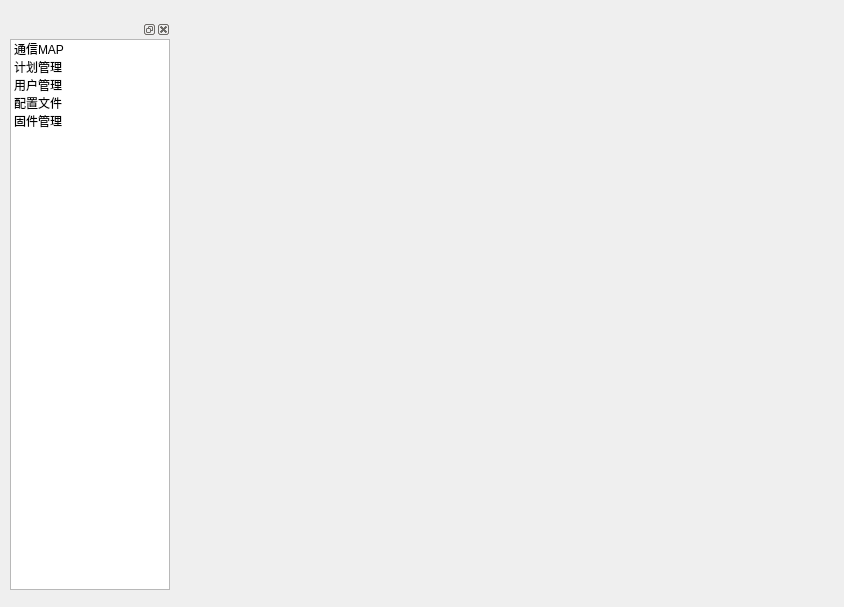
<?xml version="1.0" encoding="UTF-8"?>
<ui version="4.0">
 <class>browser_</class>
 <widget class="QWidget" name="browser_">
  <property name="geometry">
   <rect>
    <x>0</x>
    <y>0</y>
    <width>844</width>
    <height>607</height>
   </rect>
  </property>
  <property name="windowTitle">
   <string>Browser</string>
  </property>
  <widget class="QWidget" name="horizontalLayoutWidget">
   <property name="geometry">
    <rect>
     <x>180</x>
     <y>9</y>
     <width>661</width>
     <height>591</height>
    </rect>
   </property>
   <layout class="QHBoxLayout" name="mainLayout_">
    <item>
     <widget class="QStackedWidget" name="stackedWidget">
      <widget class="QWidget" name="mapPage_"/>
      <widget class="QWidget" name="schedulePage_"/>
      <widget class="QWidget" name="userPage_"/>
      <widget class="QWidget" name="configPage_"/>
      <widget class="QWidget" name="firmwarePage_"/>
     </widget>
    </item>
   </layout>
  </widget>
  <widget class="QDockWidget" name="navigationDock_">
   <property name="geometry">
    <rect>
     <x>10</x>
     <y>20</y>
     <width>161</width>
     <height>581</height>
    </rect>
   </property>
   <widget class="QWidget" name="dockWidgetContents">
    <widget class="QWidget" name="verticalLayoutWidget">
     <property name="geometry">
      <rect>
       <x>0</x>
       <y>0</y>
       <width>160</width>
       <height>551</height>
      </rect>
     </property>
     <layout class="QVBoxLayout" name="dockLayout_">
      <item>
       <widget class="QListWidget" name="navigationView_">
        <item>
         <property name="text">
          <string>通信MAP</string>
         </property>
        </item>
        <item>
         <property name="text">
          <string>计划管理</string>
         </property>
        </item>
        <item>
         <property name="text">
          <string>用户管理</string>
         </property>
        </item>
        <item>
         <property name="text">
          <string>配置文件</string>
         </property>
        </item>
        <item>
         <property name="text">
          <string>固件管理</string>
         </property>
        </item>
       </widget>
      </item>
     </layout>
    </widget>
   </widget>
  </widget>
 </widget>
 <resources/>
 <connections/>
</ui>
